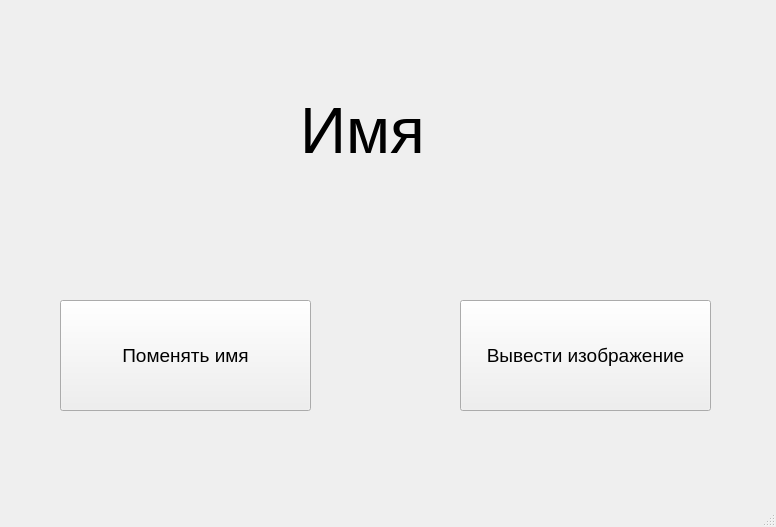
<?xml version="1.0" encoding="UTF-8"?>
<ui version="4.0">
 <class>MainWindow</class>
 <widget class="QMainWindow" name="MainWindow">
  <property name="geometry">
   <rect>
    <x>0</x>
    <y>0</y>
    <width>776</width>
    <height>527</height>
   </rect>
  </property>
  <property name="windowTitle">
   <string>MainWindow</string>
  </property>
  <widget class="QWidget" name="centralwidget">
   <widget class="QLabel" name="label">
    <property name="enabled">
     <bool>true</bool>
    </property>
    <property name="geometry">
     <rect>
      <x>300</x>
      <y>90</y>
      <width>161</width>
      <height>81</height>
     </rect>
    </property>
    <property name="font">
     <font>
      <pointsize>48</pointsize>
     </font>
    </property>
    <property name="layoutDirection">
     <enum>Qt::LeftToRight</enum>
    </property>
    <property name="text">
     <string>Имя</string>
    </property>
   </widget>
   <widget class="QPushButton" name="pushButton">
    <property name="geometry">
     <rect>
      <x>60</x>
      <y>300</y>
      <width>251</width>
      <height>111</height>
     </rect>
    </property>
    <property name="font">
     <font>
      <pointsize>14</pointsize>
     </font>
    </property>
    <property name="text">
     <string>Поменять имя</string>
    </property>
   </widget>
   <widget class="QPushButton" name="pushButton_2">
    <property name="geometry">
     <rect>
      <x>460</x>
      <y>300</y>
      <width>251</width>
      <height>111</height>
     </rect>
    </property>
    <property name="font">
     <font>
      <pointsize>14</pointsize>
     </font>
    </property>
    <property name="text">
     <string>Вывести изображение</string>
    </property>
   </widget>
  </widget>
  <widget class="QMenuBar" name="menubar">
   <property name="geometry">
    <rect>
     <x>0</x>
     <y>0</y>
     <width>776</width>
     <height>26</height>
    </rect>
   </property>
  </widget>
  <widget class="QStatusBar" name="statusbar"/>
 </widget>
 <resources/>
 <connections/>
</ui>
